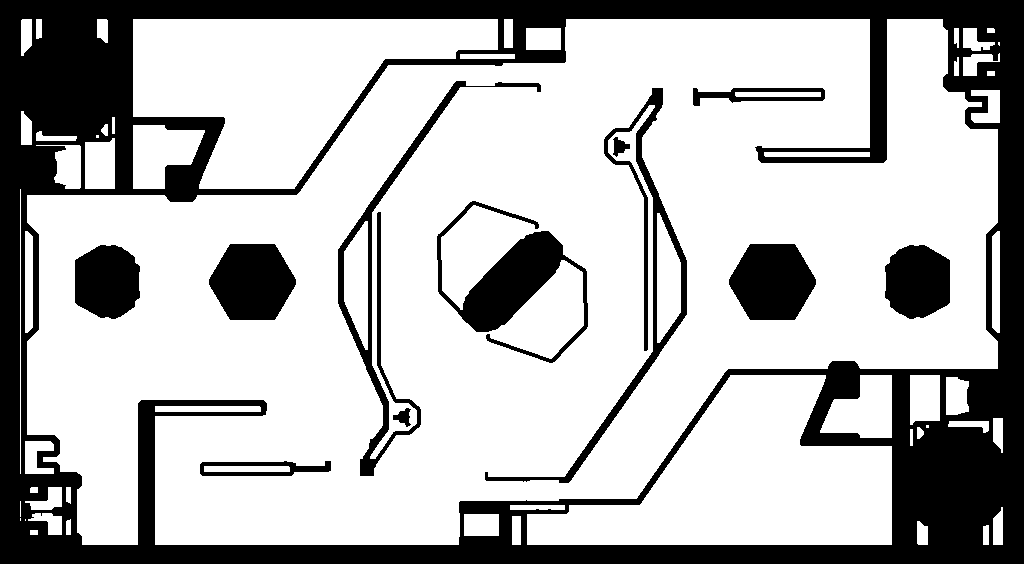
#> input picture maps/rmuc_2026.pgm, 1024 x 564 px, found by its file name
$ python rmuc_corridor_patch.py
#> lines starting #> are read from the running program, lines starting #| are printed output that depends on the picture; after the words box and inside, x2 and y2 are one past the last pixel; in counts of white or black regions, pixels touching at a corner belong together
#!/usr/bin/env python3
"""Open the RMUC 2026 narrow tunnel gates to the real 0.78 m passable width."""

from __future__ import annotations

import argparse
import shutil
from dataclasses import dataclass
from pathlib import Path

from PIL import Image, ImageDraw


DEFAULT_INPUT = Path("src/ats_sentry_bringup/map/rmuc_2026.pgm")
DEFAULT_OUTPUT = DEFAULT_INPUT
DEFAULT_BACKUP = Path("src/ats_sentry_bringup/map/rmuc_2026_before_corridor_patch.pgm")
DEFAULT_PREVIEW = Path(
    "src/ats_sentry_bringup/map/obj_projection_preview/rmuc_2026_corridor_patch.png"
)
DEFAULT_RESOLUTION = 0.028466796875


@dataclass(frozen=True)
class Corridor:
    name: str
    box: tuple[int, int, int, int]


CORRIDORS = (
    # Pixel boxes are in the 1024x564 rmuc_2026.pgm image. For the long top
    # and bottom tunnels, keep both black boundary edges and only clear the
    # white passage between them.
    Corridor("top_center_tunnel", (461, 65, 550, 82)),
    Corridor("top_right_tunnel", (664, 87, 692, 105)),
    Corridor("lower_left_tunnel", (331, 459, 359, 479)),
    Corridor("bottom_center_tunnel", (486, 481, 584, 499)),
)


def patch_corridors(
    input_pgm: Path,
    output_pgm: Path,
    backup_pgm: Path | None,
    preview_png: Path | None,
    free_value: int,
) -> None:
#> called with free_value = 254
    image = Image.open(input_pgm).convert("L")
#> image is the input picture: PIL image 1024x564 L; values 0 (black) and 254 (white), 71.7% white; 12 black regions, largest, box (x1, y1, x2, y2) and area: (0, 0, 1024, 564) 125466, (437, 201, 588, 363) 7066, (485, 88, 687, 483) 5159
    if image.size != (1024, 564):
        raise RuntimeError(f"Unexpected RMUC map size {image.size}; expected 1024x564")

    if backup_pgm is not None and input_pgm.resolve() == output_pgm.resolve():
        backup_pgm.parent.mkdir(parents=True, exist_ok=True)
        if not backup_pgm.exists():
            shutil.copy2(input_pgm, backup_pgm)

    patched = image.copy()
    draw = ImageDraw.Draw(patched)
    for corridor in CORRIDORS:
        draw.rectangle(corridor.box, fill=int(free_value))

    output_pgm.parent.mkdir(parents=True, exist_ok=True)
    patched.save(output_pgm)

    if preview_png is not None:
        preview = patched.convert("RGB")
#> preview: PIL image 1024x564 RGB; values 0 (black) and 254 (white), 71.7% white; 12 black regions, largest, box (x1, y1, x2, y2) and area: (0, 0, 1024, 564) 125433, (437, 201, 588, 363) 7066, (338, 81, 541, 476) 5139
        preview_draw = ImageDraw.Draw(preview)
        for corridor in CORRIDORS:
            preview_draw.rectangle(corridor.box, outline=(255, 0, 0), width=3)
            x0, y0, x1, y1 = corridor.box
            preview_draw.text((x0 + 3, max(0, y0 - 13)), corridor.name, fill=(255, 0, 0))
#> this loop made 4 passes
#> (x0, y0, x1, y1) on passes 1 to 4: (461, 65, 550, 82), (664, 87, 692, 105), (331, 459, 359, 479), (486, 481, 584, 499)
        preview_png.parent.mkdir(parents=True, exist_ok=True)
        preview.save(preview_png)
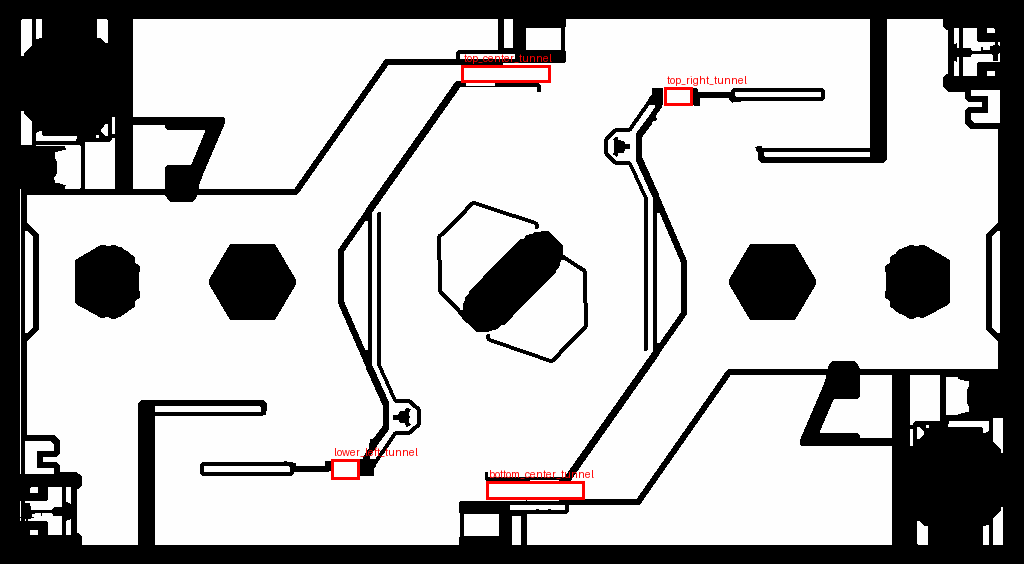
#> saved as rmuc_2026_corridor_patch.png: PIL image 1024x564 RGB; mean R, G, B 182.2, 181.1, 181.1

    print(f"Input: {input_pgm}")
    print(f"Output: {output_pgm}")
    if backup_pgm is not None:
        print(f"Backup: {backup_pgm}")
    if preview_png is not None:
        print(f"Preview: {preview_png}")
    print(f"Free value: {free_value}")
    for corridor in CORRIDORS:
        x0, y0, x1, y1 = corridor.box
        x_size_m = (x1 - x0) * DEFAULT_RESOLUTION
        y_size_m = (y1 - y0) * DEFAULT_RESOLUTION
        print(
            f"{corridor.name}: box={corridor.box}, "
            f"x_size={x_size_m:.3f} m, y_size={y_size_m:.3f} m"
        )
#> this loop made 4 passes
#> (x0, y0, x1, y1, x_size_m, y_size_m) on passes 1 to 4: (461, 65, 550, 82, 2.53, 0.484), (664, 87, 692, 105, 0.797, 0.512), (331, 459, 359, 479, 0.797, 0.569), (486, 481, 584, 499, 2.79, 0.512)
#| top_center_tunnel: box=(461, 65, 550, 82), x_size=2.534 m, y_size=0.484 m
#| top_right_tunnel: box=(664, 87, 692, 105), x_size=0.797 m, y_size=0.512 m
#| lower_left_tunnel: box=(331, 459, 359, 479), x_size=0.797 m, y_size=0.569 m
#| bottom_center_tunnel: box=(486, 481, 584, 499), x_size=2.790 m, y_size=0.512 m


def main() -> None:
    parser = argparse.ArgumentParser(description=__doc__)
    parser.add_argument("--input", type=Path, default=DEFAULT_INPUT)
    parser.add_argument("--output", type=Path, default=DEFAULT_OUTPUT)
    parser.add_argument("--backup", type=Path, default=DEFAULT_BACKUP)
    parser.add_argument("--preview", type=Path, default=DEFAULT_PREVIEW)
    parser.add_argument("--free-value", type=int, default=254)
    parser.add_argument("--no-backup", action="store_true")
    parser.add_argument("--no-preview", action="store_true")
    args = parser.parse_args()

    patch_corridors(
        input_pgm=args.input,
        output_pgm=args.output,
        backup_pgm=None if args.no_backup else args.backup,
        preview_png=None if args.no_preview else args.preview,
        free_value=args.free_value,
    )


if __name__ == "__main__":
    main()
